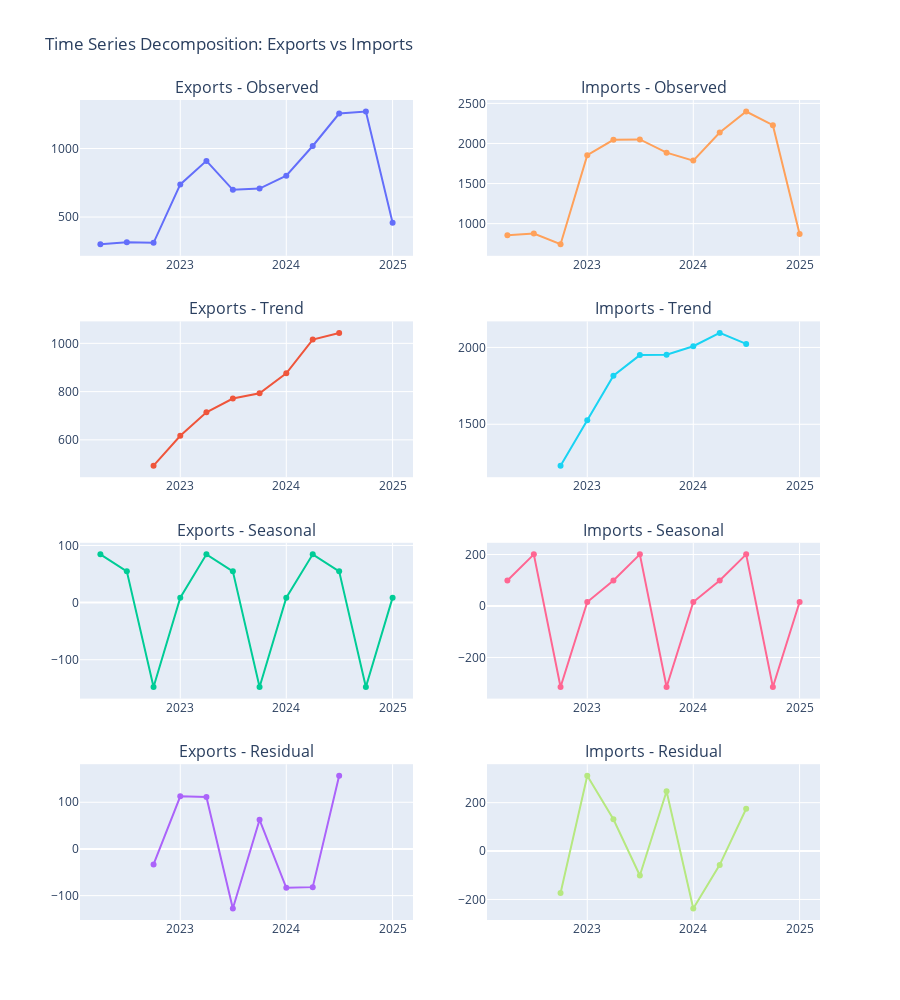

The notebook cell saved with this chart:
### Markdown cell above
## 5. Time Series Decomposition and Trend Analysis

### Code cell
# Time series decomposition
from statsmodels.tsa.seasonal import seasonal_decompose
import plotly.graph_objects as go
from plotly.subplots import make_subplots

print("📈 TIME SERIES DECOMPOSITION")
print("="*70)

# Convert quarter to datetime for time series
def quarter_to_datetime(quarter_str):
    year, q = quarter_str.split('Q')
    month = int(q) * 3 - 2  # Convert quarter to starting month
    return pd.Timestamp(f'{year}-{month:02d}-01')

trade_df['date'] = trade_df['quarter'].apply(quarter_to_datetime)
trade_df = trade_df.sort_values('date').set_index('date')

# Perform seasonal decomposition
decomposition_exports = seasonal_decompose(trade_df['export_value'], model='additive', period=4)
decomposition_imports = seasonal_decompose(trade_df['import_value'], model='additive', period=4)

# Create subplots for decomposition
fig = make_subplots(
    rows=4, cols=2,
    subplot_titles=('Exports - Observed', 'Imports - Observed',
                   'Exports - Trend', 'Imports - Trend',
                   'Exports - Seasonal', 'Imports - Seasonal',
                   'Exports - Residual', 'Imports - Residual'),
    vertical_spacing=0.08
)

# Export decomposition
fig.add_trace(go.Scatter(x=decomposition_exports.observed.index, 
                        y=decomposition_exports.observed.values, name='Exports Observed'),
              row=1, col=1)
fig.add_trace(go.Scatter(x=decomposition_exports.trend.index, 
                        y=decomposition_exports.trend.values, name='Exports Trend'),
              row=2, col=1)
fig.add_trace(go.Scatter(x=decomposition_exports.seasonal.index, 
                        y=decomposition_exports.seasonal.values, name='Exports Seasonal'),
              row=3, col=1)
fig.add_trace(go.Scatter(x=decomposition_exports.resid.index, 
                        y=decomposition_exports.resid.values, name='Exports Residual'),
              row=4, col=1)

# Import decomposition
fig.add_trace(go.Scatter(x=decomposition_imports.observed.index, 
                        y=decomposition_imports.observed.values, name='Imports Observed'),
              row=1, col=2)
fig.add_trace(go.Scatter(x=decomposition_imports.trend.index, 
                        y=decomposition_imports.trend.values, name='Imports Trend'),
              row=2, col=2)
fig.add_trace(go.Scatter(x=decomposition_imports.seasonal.index, 
                        y=decomposition_imports.seasonal.values, name='Imports Seasonal'),
              row=3, col=2)
fig.add_trace(go.Scatter(x=decomposition_imports.resid.index, 
                        y=decomposition_imports.resid.values, name='Imports Residual'),
              row=4, col=2)

fig.update_layout(
    title='Time Series Decomposition: Exports vs Imports',
    height=1000,
    showlegend=False
)

fig.show()

# Save decomposition visualization
fig.write_html('visualizations/rwanda_trade_decomposition.html')
print("\n💾 Time series decomposition saved as 'visualizations/rwanda_trade_decomposition.html'")

### Figure 1 — Plotly figure (JSON) as saved in the notebook; plotly's stock layout.template omitted (floating-point values rounded to 4 significant figures)
{"data": [{"name": "Exports Observed", "type": "scatter", "x": ["2022-04-01T00:00:00", "2022-07-01T00:00:00", "2022-10-01T00:00:00", "2023-01-01T00:00:00", "2023-04-01T00:00:00", "2023-07-01T00:00:00", "2023-10-01T00:00:00", "2024-01-01T00:00:00", "2024-04-01T00:00:00", "2024-07-01T00:00:00", "2024-10-01T00:00:00", "2025-01-01T00:00:00"], "xaxis": "x", "y": [301.5, 316.1, 312.0, 738.2, 909.7, 698.6, 707.5, 801.3, 1018.0, 1255.0, 1270.0, 458.4], "yaxis": "y"}, {"name": "Exports Trend", "type": "scatter", "x": ["2022-04-01T00:00:00", "2022-07-01T00:00:00", "2022-10-01T00:00:00", "2023-01-01T00:00:00", "2023-04-01T00:00:00", "2023-07-01T00:00:00", "2023-10-01T00:00:00", "2024-01-01T00:00:00", "2024-04-01T00:00:00", "2024-07-01T00:00:00", "2024-10-01T00:00:00", "2025-01-01T00:00:00"], "xaxis": "x3", "y": [null, null, 493.0, 616.8, 714.1, 771.4, 792.9, 876.0, 1016.0, 1043.0, null, null], "yaxis": "y3"}, {"name": "Exports Seasonal", "type": "scatter", "x": ["2022-04-01T00:00:00", "2022-07-01T00:00:00", "2022-10-01T00:00:00", "2023-01-01T00:00:00", "2023-04-01T00:00:00", "2023-07-01T00:00:00", "2023-10-01T00:00:00", "2024-01-01T00:00:00", "2024-04-01T00:00:00", "2024-07-01T00:00:00", "2024-10-01T00:00:00", "2025-01-01T00:00:00"], "xaxis": "x5", "y": [84.45, 54.7, -147.8, 8.683, 84.45, 54.7, -147.8, 8.683, 84.45, 54.7, -147.8, 8.683], "yaxis": "y5"}, {"name": "Exports Residual", "type": "scatter", "x": ["2022-04-01T00:00:00", "2022-07-01T00:00:00", "2022-10-01T00:00:00", "2023-01-01T00:00:00", "2023-04-01T00:00:00", "2023-07-01T00:00:00", "2023-10-01T00:00:00", "2024-01-01T00:00:00", "2024-04-01T00:00:00", "2024-07-01T00:00:00", "2024-10-01T00:00:00", "2025-01-01T00:00:00"], "xaxis": "x7", "y": [null, null, -33.11, 112.7, 111.2, -127.5, 62.48, -83.34, -81.82, 156.9, null, null], "yaxis": "y7"}, {"name": "Imports Observed", "type": "scatter", "x": ["2022-04-01T00:00:00", "2022-07-01T00:00:00", "2022-10-01T00:00:00", "2023-01-01T00:00:00", "2023-04-01T00:00:00", "2023-07-01T00:00:00", "2023-10-01T00:00:00", "2024-01-01T00:00:00", "2024-04-01T00:00:00", "2024-07-01T00:00:00", "2024-10-01T00:00:00", "2025-01-01T00:00:00"], "xaxis": "x2", "y": [853.7, 877.4, 742.8, 1853.0, 2046.0, 2050.0, 1885.0, 1786.0, 2136.0, 2398.0, 2228.0, 869.8], "yaxis": "y2"}, {"name": "Imports Trend", "type": "scatter", "x": ["2022-04-01T00:00:00", "2022-07-01T00:00:00", "2022-10-01T00:00:00", "2023-01-01T00:00:00", "2023-04-01T00:00:00", "2023-07-01T00:00:00", "2023-10-01T00:00:00", "2024-01-01T00:00:00", "2024-04-01T00:00:00", "2024-07-01T00:00:00", "2024-10-01T00:00:00", "2025-01-01T00:00:00"], "xaxis": "x4", "y": [null, null, 1231.0, 1526.0, 1816.0, 1950.0, 1953.0, 2008.0, 2094.0, 2023.0, null, null], "yaxis": "y4"}, {"name": "Imports Seasonal", "type": "scatter", "x": ["2022-04-01T00:00:00", "2022-07-01T00:00:00", "2022-10-01T00:00:00", "2023-01-01T00:00:00", "2023-04-01T00:00:00", "2023-07-01T00:00:00", "2023-10-01T00:00:00", "2024-01-01T00:00:00", "2024-04-01T00:00:00", "2024-07-01T00:00:00", "2024-10-01T00:00:00", "2025-01-01T00:00:00"], "xaxis": "x6", "y": [99.07, 200.6, -315.0, 15.34, 99.07, 200.6, -315.0, 15.34, 99.07, 200.6, -315.0, 15.34], "yaxis": "y6"}, {"name": "Imports Residual", "type": "scatter", "x": ["2022-04-01T00:00:00", "2022-07-01T00:00:00", "2022-10-01T00:00:00", "2023-01-01T00:00:00", "2023-04-01T00:00:00", "2023-07-01T00:00:00", "2023-10-01T00:00:00", "2024-01-01T00:00:00", "2024-04-01T00:00:00", "2024-07-01T00:00:00", "2024-10-01T00:00:00", "2025-01-01T00:00:00"], "xaxis": "x8", "y": [null, null, -173.0, 311.3, 131.3, -100.8, 247.1, -237.2, -57.15, 174.9, null, null], "yaxis": "y8"}], "layout": {"annotations": [{"font": {"size": 16}, "showarrow": false, "text": "Exports - Observed", "x": 0.225, "xanchor": "center", "xref": "paper", "y": 1, "yanchor": "bottom", "yref": "paper"}, {"font": {"size": 16}, "showarrow": false, "text": "Imports - Observed", "x": 0.775, "xanchor": "center", "xref": "paper", "y": 1, "yanchor": "bottom", "yref": "paper"}, {"font": {"size": 16}, "showarrow": false, "text": "Exports - Trend", "x": 0.225, "xanchor": "center", "xref": "paper", "y": 0.73, "yanchor": "bottom", "yref": "paper"}, {"font": {"size": 16}, "showarrow": false, "text": "Imports - Trend", "x": 0.775, "xanchor": "center", "xref": "paper", "y": 0.73, "yanchor": "bottom", "yref": "paper"}, {"font": {"size": 16}, "showarrow": false, "text": "Exports - Seasonal", "x": 0.225, "xanchor": "center", "xref": "paper", "y": 0.46, "yanchor": "bottom", "yref": "paper"}, {"font": {"size": 16}, "showarrow": false, "text": "Imports - Seasonal", "x": 0.775, "xanchor": "center", "xref": "paper", "y": 0.46, "yanchor": "bottom", "yref": "paper"}, {"font": {"size": 16}, "showarrow": false, "text": "Exports - Residual", "x": 0.225, "xanchor": "center", "xref": "paper", "y": 0.19, "yanchor": "bottom", "yref": "paper"}, {"font": {"size": 16}, "showarrow": false, "text": "Imports - Residual", "x": 0.775, "xanchor": "center", "xref": "paper", "y": 0.19, "yanchor": "bottom", "yref": "paper"}], "height": 1000, "showlegend": false, "title": {"text": "Time Series Decomposition: Exports vs Imports"}, "xaxis": {"anchor": "y", "domain": [0, 0.45]}, "xaxis2": {"anchor": "y2", "domain": [0.55, 1]}, "xaxis3": {"anchor": "y3", "domain": [0, 0.45]}, "xaxis4": {"anchor": "y4", "domain": [0.55, 1]}, "xaxis5": {"anchor": "y5", "domain": [0, 0.45]}, "xaxis6": {"anchor": "y6", "domain": [0.55, 1]}, "xaxis7": {"anchor": "y7", "domain": [0, 0.45]}, "xaxis8": {"anchor": "y8", "domain": [0.55, 1]}, "yaxis": {"anchor": "x", "domain": [0.81, 1]}, "yaxis2": {"anchor": "x2", "domain": [0.81, 1]}, "yaxis3": {"anchor": "x3", "domain": [0.54, 0.73]}, "yaxis4": {"anchor": "x4", "domain": [0.54, 0.73]}, "yaxis5": {"anchor": "x5", "domain": [0.27, 0.46]}, "yaxis6": {"anchor": "x6", "domain": [0.27, 0.46]}, "yaxis7": {"anchor": "x7", "domain": [0, 0.19]}, "yaxis8": {"anchor": "x8", "domain": [0, 0.19]}}}
